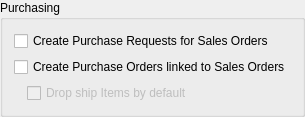
      <widget class="QGroupBox" name="_poSupply">
       <property name="focusPolicy">
        <enum>Qt::TabFocus</enum>
       </property>
       <property name="title">
        <string>Purchasing</string>
       </property>
       <property name="checkable">
        <bool>false</bool>
       </property>
       <property name="checked">
        <bool>false</bool>
       </property>
       <layout class="QGridLayout" name="gridLayout_9">
        <item row="0" column="0">
         <layout class="QVBoxLayout" name="verticalLayout_6">
          <item>
           <layout class="QVBoxLayout" name="verticalLayout_5">
            <item>
             <widget class="QCheckBox" name="_createSoPr">
              <property name="text">
               <string>Create Purchase Requests for Sales Orders</string>
              </property>
             </widget>
            </item>
            <item>
             <widget class="QCheckBox" name="_createSoPo">
              <property name="text">
               <string>Create Purchase Orders linked to Sales Orders</string>
              </property>
             </widget>
            </item>
            <item>
             <layout class="QHBoxLayout" name="horizontalLayout_3">
              <item>
               <spacer name="horizontalSpacer_8">
                <property name="orientation">
                 <enum>Qt::Horizontal</enum>
                </property>
                <property name="sizeType">
                 <enum>QSizePolicy::Fixed</enum>
                </property>
                <property name="sizeHint" stdset="0">
                 <size>
                  <width>13</width>
                  <height>13</height>
                 </size>
                </property>
               </spacer>
              </item>
              <item>
               <widget class="QCheckBox" name="_dropShip">
                <property name="enabled">
                 <bool>false</bool>
                </property>
                <property name="text">
                 <string>Drop ship Items by default</string>
                </property>
               </widget>
              </item>
             </layout>
            </item>
           </layout>
          </item>
          <item>
           <spacer name="verticalSpacer_3">
            <property name="orientation">
             <enum>Qt::Vertical</enum>
            </property>
            <property name="sizeHint" stdset="0">
             <size>
              <width>20</width>
              <height>0</height>
             </size>
            </property>
           </spacer>
          </item>
         </layout>
        </item>
       </layout>
      </widget>
